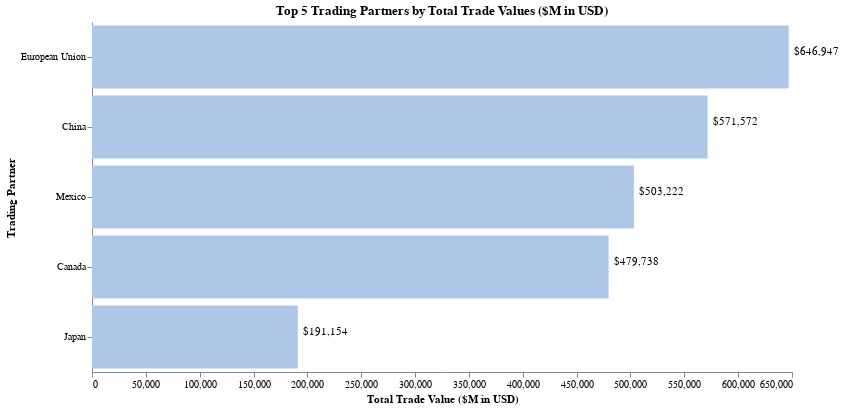

The notebook cell saved with this chart:
### Code cell
top5_partners

### Figure 1 — Vega-Lite specification as saved in the notebook (floating-point values rounded to 4 significant figures)
{"config": {"view": {"continuousWidth": 400, "continuousHeight": 300, "strokeWidth": 0}, "axis": {"grid": false}}, "layer": [{"mark": {"type": "bar", "color": "#aec7e8"}, "encoding": {"tooltip": {"field": "Total Trade ($M)", "format": "$,.0f", "type": "quantitative"}, "x": {"axis": {"title": "Total Trade Value ($M in USD)"}, "field": "Total Trade ($M)", "type": "quantitative"}, "y": {"axis": {"title": "Trading Partner"}, "field": "Trading Partner", "sort": "-x", "type": "nominal"}}, "selection": {"Year": {"type": "single", "bind": {"input": "range", "max": 2020, "min": 2014, "step": 1}, "fields": ["year"], "init": {"year": 2020}}}}, {"mark": {"type": "text", "align": "left", "dx": 5, "dy": -5}, "encoding": {"text": {"field": "Total Trade ($M)", "format": "$,.0f", "type": "quantitative"}, "x": {"field": "Total Trade ($M)", "type": "quantitative"}, "y": {"axis": null, "field": "Trading Partner", "sort": "-x", "type": "nominal"}}}], "data": {"name": "data-98a6c3470a658d11ac337374a833bcf8"}, "height": 350, "resolve": {"scale": {"y": "independent"}}, "title": "Top 5 Trading Partners by Total Trade Values ($M in USD)", "transform": [{"filter": {"selection": "Year"}}], "width": 700, "$schema": "https://vega.github.io/schema/vega-lite/v4.17.0.json", "datasets": {"data-98a6c3470a658d11ac337374a833bcf8": [{"Trading Partner": "European Union", "Total Trade ($M)": 696200.0, "RtW (%)": 17.82, "Exports ($M)": 277900.0, "RtW (%).1": 17.81, "Imports ($M)": 418300.0, "RtW (%).2": 17.82, "Net Exports ($M)": -140500.0, "Exports Ticker": "998D1111 Index", "Imports Ticker": "111D1998 Index", "country": "United States", "year": 2014, "rnk": 1}, {"Trading Partner": "China", "Total Trade ($M)": 620900.0, "RtW (%)": 15.89, "Exports ($M)": 154100.0, "RtW (%).1": 9.88, "Imports ($M)": 466800.0, "RtW (%).2": 19.88, "Net Exports ($M)": -312600.0, "Exports Ticker": "924D1111 Index", "Imports Ticker": "111D1924 Index", "country": "United States", "year": 2014, "rnk": 2}, {"Trading Partner": "Canada", "Total Trade ($M)": 613900.0, "RtW (%)": 15.71, "Exports ($M)": 266100.0, "RtW (%).1": 17.06, "Imports ($M)": 347800.0, "RtW (%).2": 14.81, "Net Exports ($M)": -81680.0, "Exports Ticker": "156D1111 Index", "Imports Ticker": "111D1156 Index", "country": "United States", "year": 2014, "rnk": 3}, {"Trading Partner": "Mexico", "Total Trade ($M)": 501100.0, "RtW (%)": 12.82, "Exports ($M)": 207000.0, "RtW (%).1": 13.27, "Imports ($M)": 294100.0, "RtW (%).2": 12.53, "Net Exports ($M)": -87080.0, "Exports Ticker": "273D1111 Index", "Imports Ticker": "111D1273 Index", "country": "United States", "year": 2014, "rnk": 4}, {"Trading Partner": "Japan", "Total Trade ($M)": 207100.0, "RtW (%)": 5.3, "Exports ($M)": 73060.0, "RtW (%).1": 4.68, "Imports ($M)": 134000.0, "RtW (%).2": 5.71, "Net Exports ($M)": -60950.0, "Exports Ticker": "158D1111 Index", "Imports Ticker": "111D1158 Index", "country": "United States", "year": 2014, "rnk": 5}, {"Trading Partner": "China", "Total Trade ($M)": 626700.0, "RtW (%)": 16.98, "Exports ($M)": 144900.0, "RtW (%).1": 9.99, "Imports ($M)": 481900.0, "RtW (%).2": 21.5, "Net Exports ($M)": -337000.0, "Exports Ticker": "924D1111 Index", "Imports Ticker": "111D1924 Index", "country": "United States", "year": 2015, "rnk": 1}, {"Trading Partner": "European Union", "Total Trade ($M)": 587100.0, "RtW (%)": 15.91, "Exports ($M)": 218800.0, "RtW (%).1": 15.1, "Imports ($M)": 368300.0, "RtW (%).2": 16.43, "Net Exports ($M)": -149500.0, "Exports Ticker": "998D1111 Index", "Imports Ticker": "111D1998 Index", "country": "United States", "year": 2015, "rnk": 2}, {"Trading Partner": "Canada", "Total Trade ($M)": 531700.0, "RtW (%)": 14.41, "Exports ($M)": 236500.0, "RtW (%).1": 16.32, "Imports ($M)": 295200.0, "RtW (%).2": 13.17, "Net Exports ($M)": -58670.0, "Exports Ticker": "156D1111 Index", "Imports Ticker": "111D1156 Index", "country": "United States", "year": 2015, "rnk": 3}, {"Trading Partner": "Mexico", "Total Trade ($M)": 492800.0, "RtW (%)": 13.35, "Exports ($M)": 198000.0, "RtW (%).1": 13.66, "Imports ($M)": 294700.0, "RtW (%).2": 13.15, "Net Exports ($M)": -96720.0, "Exports Ticker": "273D1111 Index", "Imports Ticker": "111D1273 Index", "country": "United States", "year": 2015, "rnk": 4}, {"Trading Partner": "Japan", "Total Trade ($M)": 199400.0, "RtW (%)": 5.4, "Exports ($M)": 68320.0, "RtW (%).1": 4.71, "Imports ($M)": 131100.0, "RtW (%).2": 5.85, "Net Exports ($M)": -62800.0, "Exports Ticker": "158D1111 Index", "Imports Ticker": "111D1158 Index", "country": "United States", "year": 2015, "rnk": 5}, {"Trading Partner": "China", "Total Trade ($M)": 598500.0, "RtW (%)": 16.72, "Exports ($M)": 135700.0, "RtW (%).1": 9.76, "Imports ($M)": 462800.0, "RtW (%).2": 21.14, "Net Exports ($M)": -327200.0, "Exports Ticker": "924D1111 Index", "Imports Ticker": "111D1924 Index", "country": "United States", "year": 2016, "rnk": 1}, {"Trading Partner": "European Union", "Total Trade ($M)": 578500.0, "RtW (%)": 16.17, "Exports ($M)": 216100.0, "RtW (%).1": 15.55, "Imports ($M)": 362400.0, "RtW (%).2": 16.56, "Net Exports ($M)": -146300.0, "Exports Ticker": "998D1111 Index", "Imports Ticker": "111D1998 Index", "country": "United States", "year": 2016, "rnk": 2}, {"Trading Partner": "Canada", "Total Trade ($M)": 500800.0, "RtW (%)": 13.99, "Exports ($M)": 222800.0, "RtW (%).1": 16.03, "Imports ($M)": 278100.0, "RtW (%).2": 12.7, "Net Exports ($M)": -55300.0, "Exports Ticker": "156D1111 Index", "Imports Ticker": "111D1156 Index", "country": "United States", "year": 2016, "rnk": 3}, {"Trading Partner": "Mexico", "Total Trade ($M)": 484400.0, "RtW (%)": 13.54, "Exports ($M)": 190300.0, "RtW (%).1": 13.69, "Imports ($M)": 294200.0, "RtW (%).2": 13.44, "Net Exports ($M)": -103900.0, "Exports Ticker": "273D1111 Index", "Imports Ticker": "111D1273 Index", "country": "United States", "year": 2016, "rnk": 4}, {"Trading Partner": "Japan", "Total Trade ($M)": 201500.0, "RtW (%)": 5.63, "Exports ($M)": 69300.0, "RtW (%).1": 4.99, "Imports ($M)": 132200.0, "RtW (%).2": 6.04, "Net Exports ($M)": -62900.0, "Exports Ticker": "158D1111 Index", "Imports Ticker": "111D1158 Index", "country": "United States", "year": 2016, "rnk": 5}, {"Trading Partner": "China", "Total Trade ($M)": 660500.0, "RtW (%)": 17.19, "Exports ($M)": 154900.0, "RtW (%).1": 10.34, "Imports ($M)": 505600.0, "RtW (%).2": 21.58, "Net Exports ($M)": -350700.0, "Exports Ticker": "924D1111 Index", "Imports Ticker": "111D1924 Index", "country": "United States", "year": 2017, "rnk": 1}, {"Trading Partner": "European Union", "Total Trade ($M)": 611400.0, "RtW (%)": 15.92, "Exports ($M)": 229400.0, "RtW (%).1": 15.31, "Imports ($M)": 382000.0, "RtW (%).2": 16.3, "Net Exports ($M)": -152500.0, "Exports Ticker": "998D1111 Index", "Imports Ticker": "111D1998 Index", "country": "United States", "year": 2017, "rnk": 2}, {"Trading Partner": "Canada", "Total Trade ($M)": 535600.0, "RtW (%)": 13.94, "Exports ($M)": 235600.0, "RtW (%).1": 15.72, "Imports ($M)": 300000.0, "RtW (%).2": 12.8, "Net Exports ($M)": -64360.0, "Exports Ticker": "156D1111 Index", "Imports Ticker": "111D1156 Index", "country": "United States", "year": 2017, "rnk": 3}, {"Trading Partner": "Mexico", "Total Trade ($M)": 520300.0, "RtW (%)": 13.54, "Exports ($M)": 206200.0, "RtW (%).1": 13.76, "Imports ($M)": 314000.0, "RtW (%).2": 13.41, "Net Exports ($M)": -107800.0, "Exports Ticker": "273D1111 Index", "Imports Ticker": "111D1273 Index", "country": "United States", "year": 2017, "rnk": 4}, {"Trading Partner": "Japan", "Total Trade ($M)": 210400.0, "RtW (%)": 5.48, "Exports ($M)": 73840.0, "RtW (%).1": 4.93, "Imports ($M)": 136500.0, "RtW (%).2": 5.83, "Net Exports ($M)": -62710.0, "Exports Ticker": "158D1111 Index", "Imports Ticker": "111D1158 Index", "country": "United States", "year": 2017, "rnk": 5}, {"Trading Partner": "China", "Total Trade ($M)": 695800.0, "RtW (%)": 16.66, "Exports ($M)": 156300.0, "RtW (%).1": 9.57, "Imports ($M)": 539500.0, "RtW (%).2": 21.22, "Net Exports ($M)": -383200.0, "Exports Ticker": "924D1111 Index", "Imports Ticker": "111D1924 Index", "country": "United States", "year": 2018, "rnk": 1}, {"Trading Partner": "European Union", "Total Trade ($M)": 680600.0, "RtW (%)": 16.3, "Exports ($M)": 253300.0, "RtW (%).1": 15.52, "Imports ($M)": 427200.0, "RtW (%).2": 16.8, "Net Exports ($M)": -173900.0, "Exports Ticker": "998D1111 Index", "Imports Ticker": "111D1998 Index", "country": "United States", "year": 2018, "rnk": 2}, {"Trading Partner": "Mexico", "Total Trade ($M)": 575300.0, "RtW (%)": 13.78, "Exports ($M)": 228800.0, "RtW (%).1": 14.01, "Imports ($M)": 346500.0, "RtW (%).2": 13.63, "Net Exports ($M)": -117800.0, "Exports Ticker": "273D1111 Index", "Imports Ticker": "111D1273 Index", "country": "United States", "year": 2018, "rnk": 3}, {"Trading Partner": "Canada", "Total Trade ($M)": 567600.0, "RtW (%)": 13.59, "Exports ($M)": 249100.0, "RtW (%).1": 15.26, "Imports ($M)": 318500.0, "RtW (%).2": 12.53, "Net Exports ($M)": -69340.0, "Exports Ticker": "156D1111 Index", "Imports Ticker": "111D1156 Index", "country": "United States", "year": 2018, "rnk": 4}, {"Trading Partner": "Japan", "Total Trade ($M)": 226200.0, "RtW (%)": 5.42, "Exports ($M)": 83590.0, "RtW (%).1": 5.12, "Imports ($M)": 142600.0, "RtW (%).2": 5.61, "Net Exports ($M)": -59010.0, "Exports Ticker": "158D1111 Index", "Imports Ticker": "111D1158 Index", "country": "United States", "year": 2018, "rnk": 5}, {"Trading Partner": "European Union", "Total Trade ($M)": 715100.0, "RtW (%)": 17.46, "Exports ($M)": 263300.0, "RtW (%).1": 16.49, "Imports ($M)": 451800.0, "RtW (%).2": 18.08, "Net Exports ($M)": -188400.0, "Exports Ticker": "998D1111 Index", "Imports Ticker": "111D1998 Index", "country": "United States", "year": 2019, "rnk": 1}, {"Trading Partner": "Mexico", "Total Trade ($M)": 576200.0, "RtW (%)": 14.07, "Exports ($M)": 218100.0, "RtW (%).1": 13.66, "Imports ($M)": 358100.0, "RtW (%).2": 14.33, "Net Exports ($M)": -140100.0, "Exports Ticker": "273D1111 Index", "Imports Ticker": "111D1273 Index", "country": "United States", "year": 2019, "rnk": 2}, {"Trading Partner": "China", "Total Trade ($M)": 575500.0, "RtW (%)": 14.05, "Exports ($M)": 123200.0, "RtW (%).1": 7.72, "Imports ($M)": 452200.0, "RtW (%).2": 18.1, "Net Exports ($M)": -329000.0, "Exports Ticker": "924D1111 Index", "Imports Ticker": "111D1924 Index", "country": "United States", "year": 2019, "rnk": 3}, {"Trading Partner": "Canada", "Total Trade ($M)": 563000.0, "RtW (%)": 13.75, "Exports ($M)": 243300.0, "RtW (%).1": 15.23, "Imports ($M)": 319700.0, "RtW (%).2": 12.8, "Net Exports ($M)": -76440.0, "Exports Ticker": "156D1111 Index", "Imports Ticker": "111D1156 Index", "country": "United States", "year": 2019, "rnk": 4}, {"Trading Partner": "Japan", "Total Trade ($M)": 224900.0, "RtW (%)": 5.49, "Exports ($M)": 81250.0, "RtW (%).1": 5.09, "Imports ($M)": 143600.0, "RtW (%).2": 5.75, "Net Exports ($M)": -62390.0, "Exports Ticker": "158D1111 Index", "Imports Ticker": "111D1158 Index", "country": "United States", "year": 2019, "rnk": 5}, {"Trading Partner": "European Union", "Total Trade ($M)": 646900.0, "RtW (%)": 17.34, "Exports ($M)": 231400.0, "RtW (%).1": 16.59, "Imports ($M)": 415500.0, "RtW (%).2": 17.78, "Net Exports ($M)": -184100.0, "Exports Ticker": "998D1111 Index", "Imports Ticker": "111D1998 Index", "country": "United States", "year": 2020, "rnk": 1}, {"Trading Partner": "China", "Total Trade ($M)": 571600.0, "RtW (%)": 15.32, "Exports ($M)": 136100.0, "RtW (%).1": 9.76, "Imports ($M)": 435400.0, "RtW (%).2": 18.64, "Net Exports ($M)": -299300.0, "Exports Ticker": "924D1111 Index", "Imports Ticker": "111D1924 Index", "country": "United States", "year": 2020, "rnk": 2}, {"Trading Partner": "Mexico", "Total Trade ($M)": 503200.0, "RtW (%)": 13.49, "Exports ($M)": 177800.0, "RtW (%).1": 12.75, "Imports ($M)": 325400.0, "RtW (%).2": 13.93, "Net Exports ($M)": -147600.0, "Exports Ticker": "273D1111 Index", "Imports Ticker": "111D1273 Index", "country": "United States", "year": 2020, "rnk": 3}, {"Trading Partner": "Canada", "Total Trade ($M)": 479700.0, "RtW (%)": 12.86, "Exports ($M)": 209400.0, "RtW (%).1": 15.01, "Imports ($M)": 270400.0, "RtW (%).2": 11.57, "Net Exports ($M)": -61030.0, "Exports Ticker": "156D1111 Index", "Imports Ticker": "111D1156 Index", "country": "United States", "year": 2020, "rnk": 4}, {"Trading Partner": "Japan", "Total Trade ($M)": 191200.0, "RtW (%)": 5.12, "Exports ($M)": 71640.0, "RtW (%).1": 5.14, "Imports ($M)": 119500.0, "RtW (%).2": 5.11, "Net Exports ($M)": -47870.0, "Exports Ticker": "158D1111 Index", "Imports Ticker": "111D1158 Index", "country": "United States", "year": 2020, "rnk": 5}]}}
